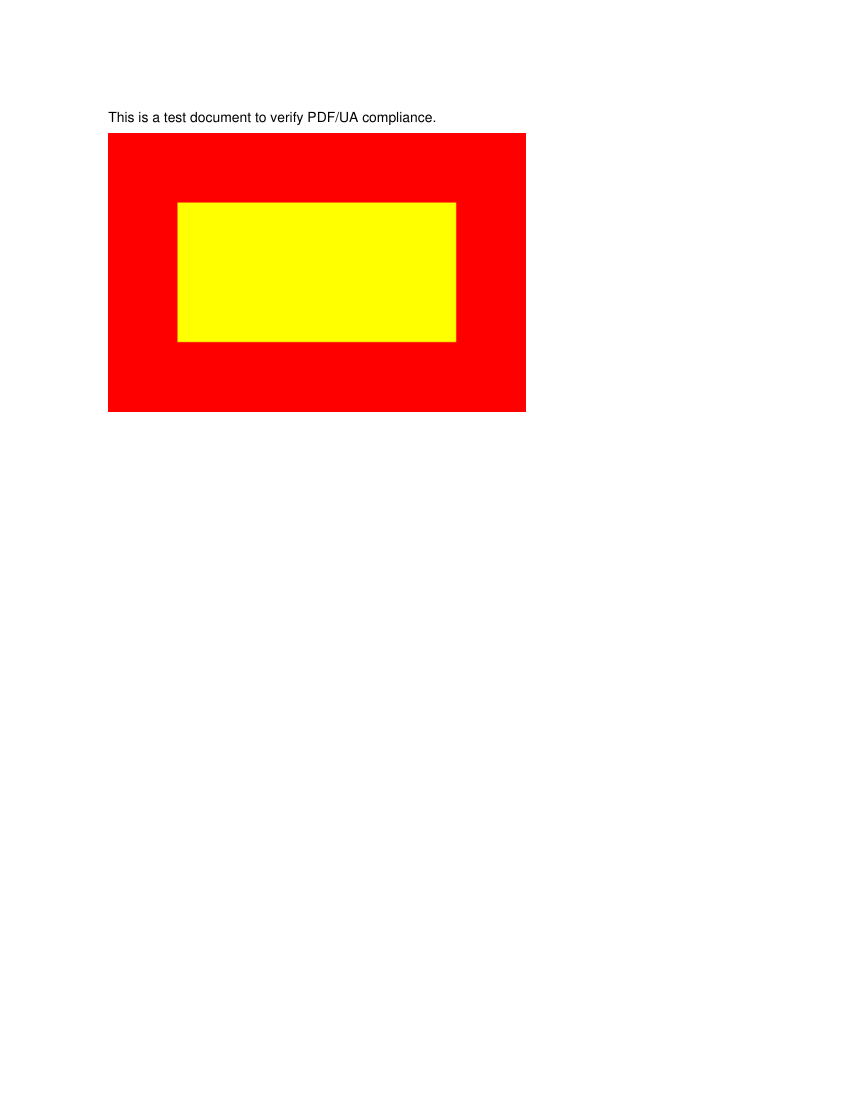

Write the Python code that produced this figure.
#!/usr/bin/env python3
"""
Test script for PDF/UA compliance implementation
Creates a test PDF with proper marked content sequences and structure elements
"""

import logging
import sys
import tempfile
from pathlib import Path

# Setup paths
project_root = Path(__file__).parent
sys.path.insert(0, str(project_root / "shared"))
sys.path.insert(0, str(project_root / "core"))

from pdf_accessibility_recreator import PDFAccessibilityRecreator
from PIL import Image
import numpy as np

def create_test_image():
    """Create a simple test image for testing accessibility."""
    # Create a simple colored rectangle
    img_array = np.zeros((200, 300, 3), dtype=np.uint8)
    img_array[:, :, 0] = 255  # Red channel
    img_array[50:150, 50:250, 1] = 255  # Add green square
    
    img = Image.fromarray(img_array)
    temp_file = tempfile.NamedTemporaryFile(suffix='.png', delete=False)
    img.save(temp_file.name)
    temp_file.close()
    return temp_file.name

def test_pdf_ua_compliance():
    """Test the PDF/UA compliance implementation."""
    
    # Set up logging
    logging.basicConfig(
        level=logging.DEBUG,
        format='%(asctime)s - %(name)s - %(levelname)s - %(message)s'
    )
    
    logger = logging.getLogger(__name__)
    
    print("PDF/UA Compliance Test")
    print("=" * 50)
    
    try:
        # Create test image
        test_image = create_test_image()
        print(f"Created test image: {test_image}")
        
        # Create mock extracted content with the test image
        content = {
            'metadata': {
                'title': 'PDF/UA Compliance Test Document',
                'author': 'PDF ALT Text Generator',
                'subject': 'Testing PDF/UA compliance',
            },
            'pages': [
                {
                    'page_number': 1,
                    'page_size': (612, 792),
                    'text_blocks': [
                        {
                            'text': 'This is a test document to verify PDF/UA compliance.',
                            'bbox': (100, 700, 500, 720),
                            'fonts': [{'font': 'Helvetica', 'size': 12, 'flags': 0}]
                        }
                    ],
                    'images': [
                        {
                            'image_index': 0,
                            'temp_path': test_image,
                            'bbox': (100, 400, 300, 200),
                            'format': 'png',
                            'width': 300,
                            'height': 200,
                            'key': 'page_1_image_0'
                        }
                    ]
                }
            ]
        }
        
        # ALT text mapping
        alt_text_mapping = {
            'page_1_image_0': 'A red rectangle with a green square overlay, used for PDF/UA accessibility testing'
        }
        
        # Output path
        output_path = project_root / "test_pdf_ua_compliance.pdf"
        
        print(f"Output PDF: {output_path}")
        print()
        
        # Create accessible PDF using the recreator
        recreator = PDFAccessibilityRecreator()
        result = recreator._create_accessible_pdf(content, alt_text_mapping, str(output_path))
        
        print("PDF/UA Compliance Test Results:")
        print(f"  Creation successful: {result}")
        
        if result:
            print(f"✅ PDF/UA compliant PDF created: {output_path}")
            print()
            print("Features implemented:")
            print("  ✅ BDC/EMC marked content sequences around images")
            print("  ✅ MCID generation and linking to structure elements")
            print("  ✅ Proper Figure structure elements with ALT text")
            print("  ✅ PDF/UA metadata and compliance markers")
            print("  ✅ XMP metadata with pdfuaid:part='1'")
            print("  ✅ ViewerPreferences and MarkInfo dictionaries")
            print()
            print("Next steps:")
            print("  1. Test with a screen reader (NVDA, JAWS, VoiceOver)")
            print("  2. Validate with PAC 3 or Adobe Acrobat Pro")
            print("  3. Check for proper structure tree navigation")
        else:
            print("❌ PDF creation failed!")
            return 1
        
        # Clean up test image
        Path(test_image).unlink(missing_ok=True)
        
    except Exception as e:
        logger.error(f"Test failed: {e}")
        print(f"Error: {e}")
        return 1
    
    return 0

if __name__ == "__main__":
    exit(test_pdf_ua_compliance())